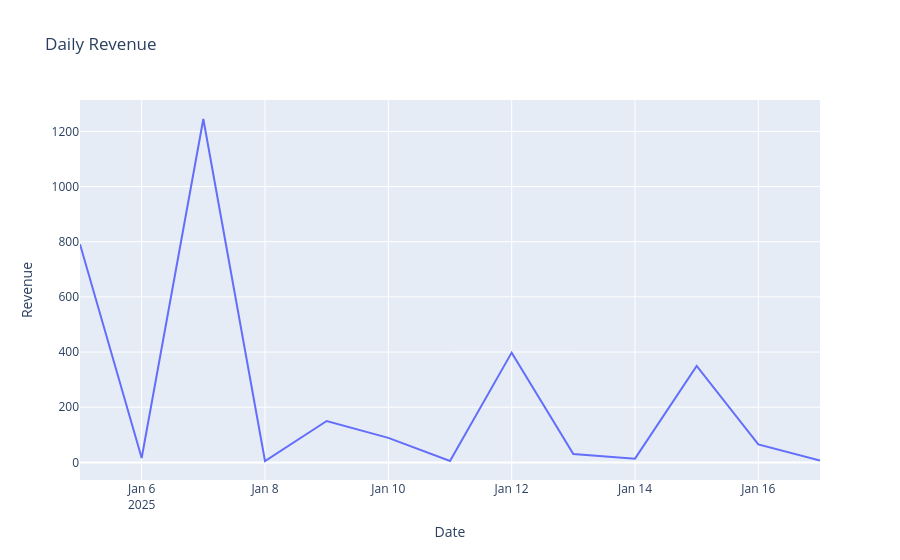

Notebook code for this chart:
### Code cell
import plotly.express as px
df['Date'] = pd.to_datetime(df['OrderDate'])
#df.info()
daily_rev = df.groupby('Date')['Revenue'].sum().reset_index()
#print(daily_rev)
fig = px.line(daily_rev, x='Date', y='Revenue', title="Daily Revenue")
fig.show()

### Figure 1 — Plotly figure (JSON) as saved in the notebook; plotly's stock layout.template omitted (floating-point values rounded to 4 significant figures)
{"data": [{"hovertemplate": "Date=%{x}<br>Revenue=%{y}<extra></extra>", "legendgroup": "", "line": {"color": "#636efa", "dash": "solid"}, "marker": {"symbol": "circle"}, "mode": "lines", "name": "", "orientation": "v", "showlegend": false, "type": "scatter", "x": ["2025-01-05T00:00:00.000000000", "2025-01-06T00:00:00.000000000", "2025-01-07T00:00:00.000000000", "2025-01-08T00:00:00.000000000", "2025-01-09T00:00:00.000000000", "2025-01-10T00:00:00.000000000", "2025-01-11T00:00:00.000000000", "2025-01-12T00:00:00.000000000", "2025-01-13T00:00:00.000000000", "2025-01-14T00:00:00.000000000", "2025-01-15T00:00:00.000000000", "2025-01-16T00:00:00.000000000", "2025-01-17T00:00:00.000000000"], "xaxis": "x", "y": [791.0, 15.96, 1245.0, 5.0, 150.0, 89.0, 5.0, 398.0, 29.95, 13.5, 350.0, 65.0, 6.5], "yaxis": "y"}], "layout": {"legend": {"tracegroupgap": 0}, "title": {"text": "Daily Revenue"}, "xaxis": {"anchor": "y", "domain": [0, 1], "title": {"text": "Date"}}, "yaxis": {"anchor": "x", "domain": [0, 1], "title": {"text": "Revenue"}}}}
